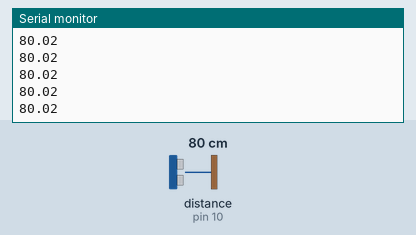
The sketch below on a simulated Arduino Uno, built with avr-gcc and run on an emulated ATmega328P. Shown: the last lines printed to the serial monitor. Wiring (inferred from the names in the program): ultrasonic range finder: trigger pin 9; echo pin 10. The inputs (shaded band) are chosen by the test bench; at power-on: distance to the obstacle (sensor on pin 10) 80 cm. The echo pulse lasts 58.3 µs per cm.

Above: at 1.2 s.
1.3 s: distance to the obstacle (sensor on pin 10) set to 2 cm
At 1.38 s:
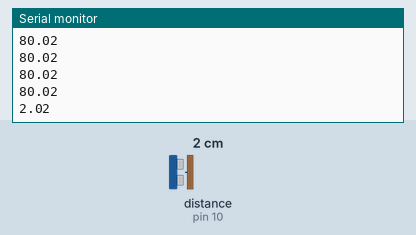
2.8 s: distance to the obstacle (sensor on pin 10) set to 4 cm
At 2.89 s:
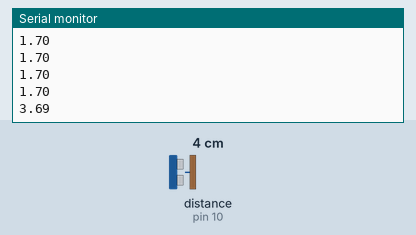
Timing chart, 0 to 5.8 s (numbered marks = the images above; inputs shaded):
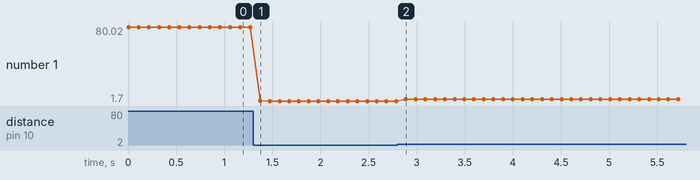

Measured:
- after the input at 1.3 s, the serial monitor: prints a new line after 0.07 s (image 1)
- after the input at 2.8 s, the serial monitor: prints a new line after 0.09 s (image 2)
- plotted number 1: 80.02 → 1.7 after the input at 1.3 s, 1.7 → 3.69 after the input at 2.8 s

The sketch:

RealTimeDistanceMeasurement.ino
```cpp
#define trig_pin 9
#define echo_pin 10

void setup()
{
  Serial.begin(9600);
  pinMode(trig_pin, OUTPUT);
  pinMode(echo_pin, INPUT);
}

void loop()
{
  digitalWrite(trig_pin, LOW);
  delayMicroseconds(2);
  digitalWrite(trig_pin,HIGH);
  delayMicroseconds(10);
  digitalWrite(trig_pin, LOW);

  long duration=pulseIn(echo_pin,HIGH);

  float distance=duration * 0.0343/2;

  Serial.println(distance);
  delay(100);
}
```
